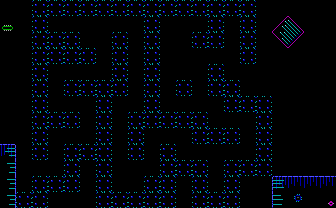

The image is a tile-based game level rendered from a .tmx file. Its description and complete source (layers, tilesets, objects, tile grids) follow:
An orthogonal 21x13 tile map with 16x16 px tiles, 1 tile layer (bg), 1 hidden layer not drawn, 2 tilesets.

<map version="1.10" tiledversion="1.10.2" orientation="orthogonal" renderorder="right-down" width="21" height="13" tilewidth="16" tileheight="16" infinite="0" nextlayerid="4" nextobjectid="31">
 <properties>
  <property name="music" type="int" value="3" />
 </properties>
 <tileset firstgid="1" source="tileset3.tsx" />
 <tileset firstgid="241" source="obj.tsx" />
 <layer id="1" name="bg" width="21" height="13">
  <data encoding="csv">
1,1,182,182,182,182,182,182,182,182,182,182,182,182,182,182,1,1,1,1,1,
204,1,182,1,1,1,1,1,1,182,1,1,1,182,1,182,1,81,82,1,1,
1,1,182,182,182,1,1,182,1,182,1,1,182,182,1,182,1,101,102,1,1,
1,1,182,182,182,182,1,182,1,182,1,1,1,1,1,182,1,1,1,1,1,
1,1,182,1,1,1,1,182,1,182,1,1,1,182,1,1,1,1,1,1,1,
1,1,182,1,182,182,182,182,1,182,1,182,1,182,182,1,1,1,1,1,1,
1,1,182,1,1,1,182,1,1,182,1,1,1,1,182,182,182,1,1,1,1,
1,1,182,182,182,1,182,1,182,182,182,182,182,1,1,1,182,1,1,1,1,
1,1,182,1,1,1,182,1,182,1,1,1,182,182,182,1,182,1,1,1,1,
165,1,182,1,182,182,182,1,182,1,182,1,1,1,1,1,182,1,1,1,1,
185,1,1,1,182,1,182,1,1,1,182,182,182,1,182,182,182,1,1,1,1,
185,1,182,182,182,1,182,1,1,182,182,1,182,1,182,1,1,163,164,164,164,
185,182,182,1,1,1,182,182,182,182,182,1,182,182,182,1,1,183,184,1,225
</data>
 </layer>
 <layer id="2" name="col" width="21" height="13" visible="0">
  <data encoding="csv">
242,241,242,242,242,242,242,242,242,242,242,242,242,242,242,242,241,241,241,241,241,
241,241,242,241,241,241,241,241,241,242,241,241,241,242,241,242,241,241,241,241,241,
241,241,242,242,242,241,241,242,241,242,241,241,242,242,241,242,241,241,241,241,241,
241,241,242,242,242,242,241,242,241,242,241,241,241,241,241,242,241,241,241,241,241,
241,241,242,241,241,241,241,242,241,242,241,241,241,242,241,241,241,241,241,241,241,
241,241,242,241,242,242,242,242,241,242,241,242,241,242,242,241,241,241,241,241,241,
241,241,242,241,241,241,242,241,241,242,241,241,241,241,242,242,242,241,241,241,241,
241,241,242,242,242,241,242,241,242,242,242,242,242,241,241,241,242,241,241,241,241,
241,241,242,241,241,241,242,241,242,241,241,241,242,242,242,241,242,241,241,241,241,
242,241,242,241,242,242,242,241,242,241,242,241,241,241,241,241,242,241,241,241,241,
242,241,241,241,242,241,242,241,241,241,242,242,242,241,242,242,242,241,241,241,241,
242,241,242,242,242,241,242,241,241,242,242,241,242,254,242,241,242,242,242,242,242,
242,242,242,241,241,241,242,242,242,242,242,241,242,242,242,241,242,242,241,241,241
</data>
 </layer>
 <objectgroup id="3" name="obj" />
</map>
